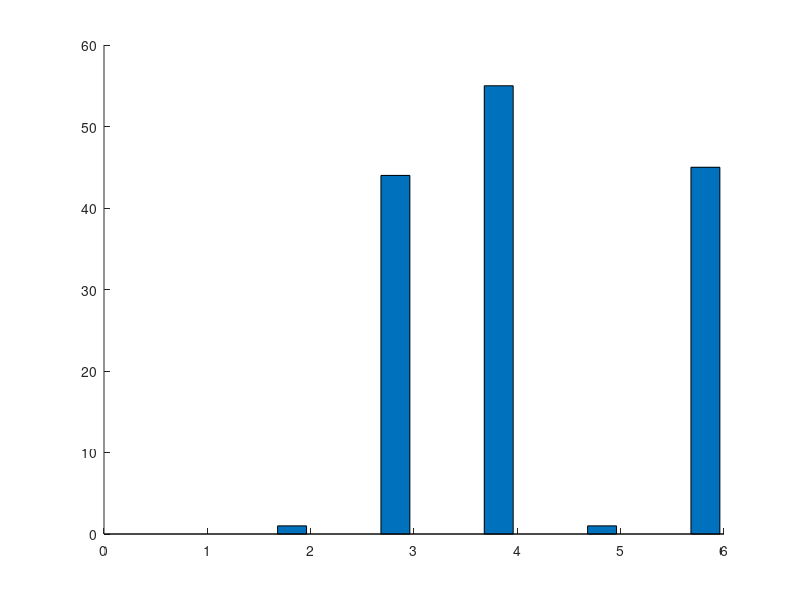

MATLAB code for this plot: (Note: this script raises an error after producing the figure.)
function pic_bar_TAS102_Mayer_2015()

y_Mayer_2015=[0 0;1 1.6;44 42.4;55 56;1 1.6;45 44];

b=bar(y_Mayer_2015,0.8,'FaceAlpha',0.7);

xtips1 = b(1).XEndPoints;
ytips1 = b(1).YEndPoints;
labels1 = string(b(1).YData);
text(xtips1,ytips1,labels1,'HorizontalAlignment','center','VerticalAlignment','bottom','FontSize',22)

xtips2 = b(2).XEndPoints;
ytips2 = b(2).YEndPoints;
labels2 = string(b(2).YData);
text(xtips2,ytips2,labels2,'HorizontalAlignment','center','VerticalAlignment','bottom','FontSize',22)

hold on
t1=[0.85 1.85 2.85 3.85 4.85 5.85];
t2=[1.15 2.15 3.15 4.15 5.15 6.15];
m1=[0 1 44 55 1 45];
m2=[0 1.6 42.4 56 1.6 44];
plot(t1,m1,'-.or','LineWidth',1,'Color',[190 190 190]./255,'MarkerSize',10,'MarkerEdgeColor',[190 190 190]./255,'MarkerFaceColor',[190 190 190]./255);
hold on
plot(t2,m2,'-.or','LineWidth',1,'Color','#FF7F00','MarkerSize',10,'MarkerEdgeColor','#FF7F00','MarkerFaceColor','#FF7F00');

set(b(1),'FaceColor',[190 190 190]./255);
set(b(2),'FaceColor','#FF7F00');

%% Output image setting
set(gca,'YLim',[0 100]);
set(gca,'XTickLabel',{'CR' 'PR' 'SD' 'PD' 'ORR' 'DCR'});
set(gca,'Linewidth',1);
set(gca,'FontSize',28);
set(gca,'FontName','Arial');
ylabel('RECITS (%)');
title('Mayer.2015');
legend('model simulation','clinical data','Location','northwest','FontSize',28);
legend('boxoff');
set(gcf,'unit','centimeters','position',[2 25 28 18])
print('TAS102_Mayer_2015','-dpng','-r600')

end